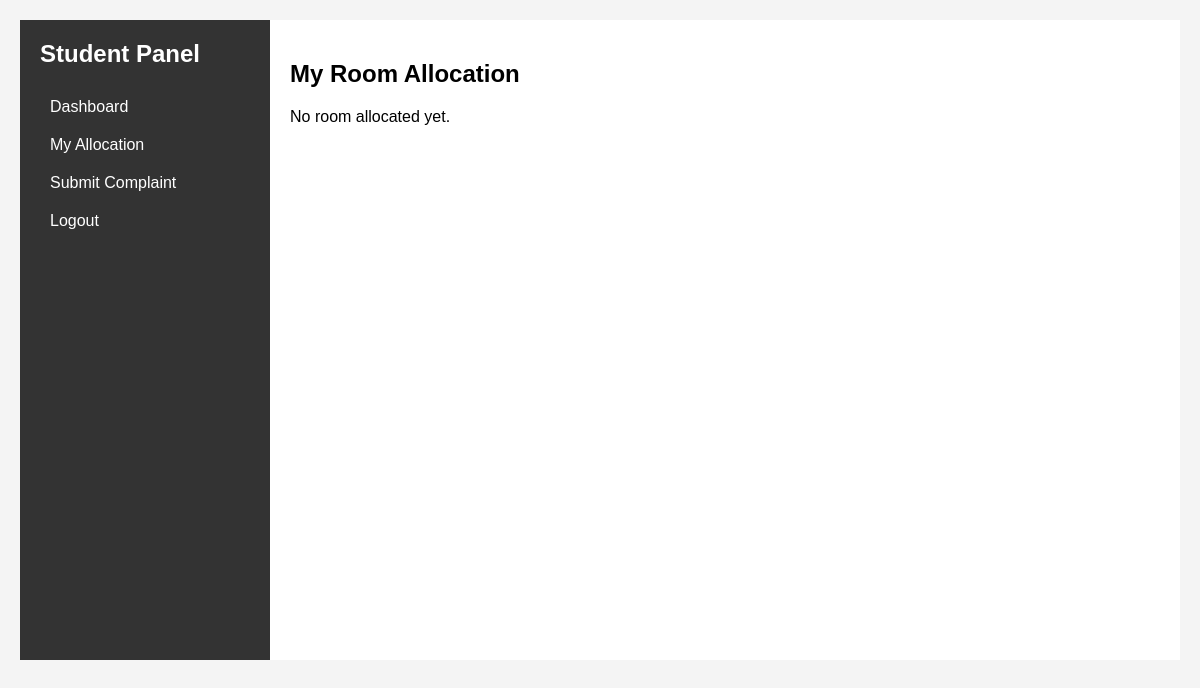
The page /my_allocation (signed in) on the database as committed earlier.
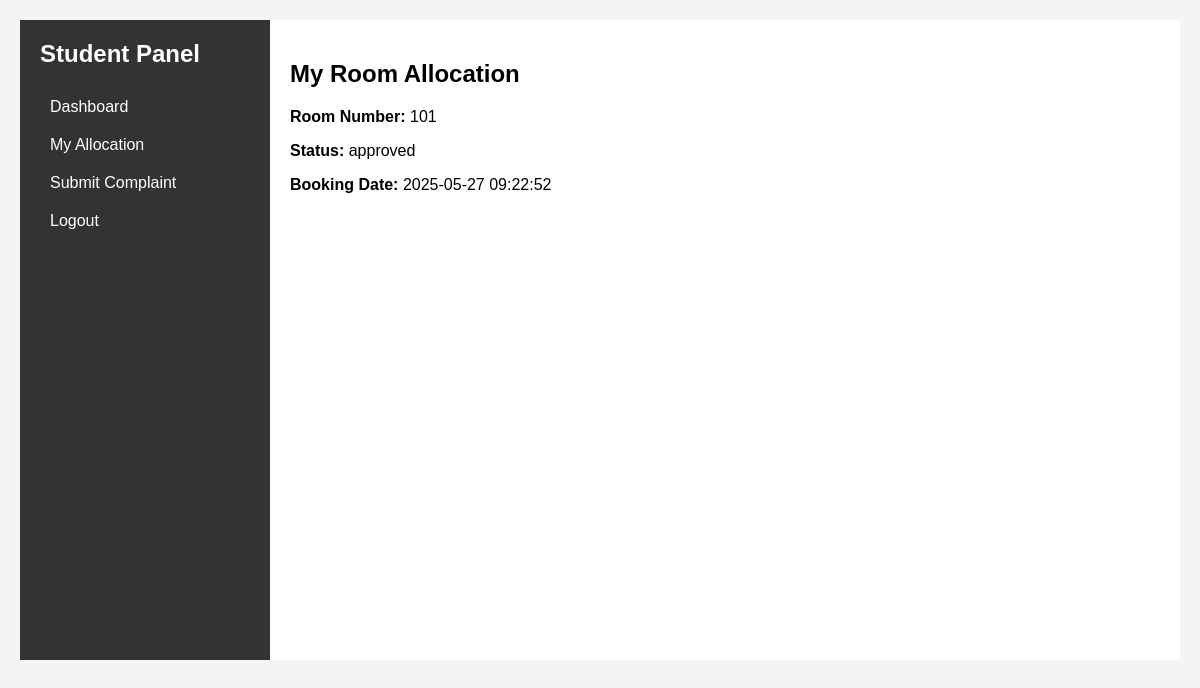
The same page on the database as committed later.
### tables this page shows
CREATE TABLE "rooms" (
            id INTEGER PRIMARY KEY AUTOINCREMENT,
            room_number TEXT NOT NULL UNIQUE,
            status TEXT DEFAULT 'available',
            max_capacity INTEGER NOT NULL,
            current_occupancy INTEGER DEFAULT 0
        );

CREATE TABLE bookings (
    id INTEGER PRIMARY KEY AUTOINCREMENT,
    student_id INTEGER NOT NULL,
    room_id INTEGER NOT NULL,
    status TEXT NOT NULL DEFAULT 'pending',
    booking_date TEXT DEFAULT CURRENT_TIMESTAMP,
    FOREIGN KEY (student_id) REFERENCES students(id),
    FOREIGN KEY (room_id) REFERENCES rooms(id)
);

### routes/routes.py (the view)
    @app.route("/my_allocation")
    def my_allocation():
        if "user" not in session or session["user_type"] != "student":
            flash("Please log in to view your allocation.", "error")
            return redirect(url_for("login"))
        try:
            with get_db() as conn:
                username = session["user"]
                student = conn.execute(
                    "SELECT id FROM students WHERE username = ?", (username,)
                ).fetchone()
                if not student:
                    flash("Student not found.", "error")
                    return redirect(url_for("student_dashboard"))
                student_id = student["id"]
                allocation = conn.execute(
                    """
                    SELECT r.room_number, b.status, b.booking_date
                    FROM bookings b
                    JOIN rooms r ON b.room_id = r.id
                    WHERE b.student_id = ? AND b.status = 'approved'
                """,
                    (student_id,),
                ).fetchone()
            return render_template("my_allocation.html", allocation=allocation)
        except sqlite3.Error as e:
            print(f"Database error in my_allocation: {e}")
            flash("Database error occurred.", "error")
            return redirect(url_for("student_dashboard"))

### templates/my_allocation.html (shortened to what this page needs)
{% extends 'base.html' %}
{% block content %}
<div class="dashboard">
    <aside class="sidebar">
        <h2>Student Panel</h2>
        <ul>
            <li><a href="{{ url_for('student_dashboard') }}">Dashboard</a></li>
            <li><a href="{{ url_for('my_allocation') }}">My Allocation</a></li>
            <li><a href="{{ url_for('submit_complaint') }}">Submit Complaint</a></li>
            <li><a href="{{ url_for('logout') }}">Logout</a></li>
        </ul>
    </aside>
    <main>
        <h2>My Room Allocation</h2>
        {% if allocation %}
        <p><strong>Room Number:</strong> {{ allocation.room_number }}</p>
        <p><strong>Status:</strong> {{ allocation.status }}</p>
        <p><strong>Booking Date:</strong> {{ allocation.booking_date }}</p>
        {% else %}
        <p>No room allocated yet.</p>
        {% endif %}
    </main>
</div>
{% endblock %}

### templates/base.html (shortened to what this page needs)
<!DOCTYPE html>
<html lang="en">
<head>
    <link rel="stylesheet" href="{{ url_for('static', filename='css/style.css') }}">
</head>
<body>
    <div class="container">
        {% block content %}{% endblock %}
    </div>
</body>
</html>

### static/css/style.css (style rules this page uses)
body { font-family: Arial, sans-serif; margin: 0; padding: 0; background-color: #f4f4f4; }
.container { max-width: 1200px; margin: 0 auto; padding: 20px; }
.dashboard { display: flex; min-height: 80vh; }
.sidebar { width: 250px; background-color: #333; color: white; padding: 20px; box-sizing: border-box; }
.sidebar h2 { margin-top: 0; }
.sidebar ul { list-style: none; padding: 0; }
.sidebar li { padding: 10px; cursor: pointer; transition: background-color 0.3s; }
.sidebar a { color: white; text-decoration: none; display: block; }
main { flex: 1; padding: 20px; background-color: #fff; }

Rows that differ between the two databases and show on the page:
now on this page (row edited): rooms: room_number "101"
now on this page (row edited): bookings: status "approved", booking_date "2025-05-27 09:22:52"
Other text that changed with them:
text no longer shown: "No room allocated yet."
text now shown: "Room Number: Status: Booking Date:"
